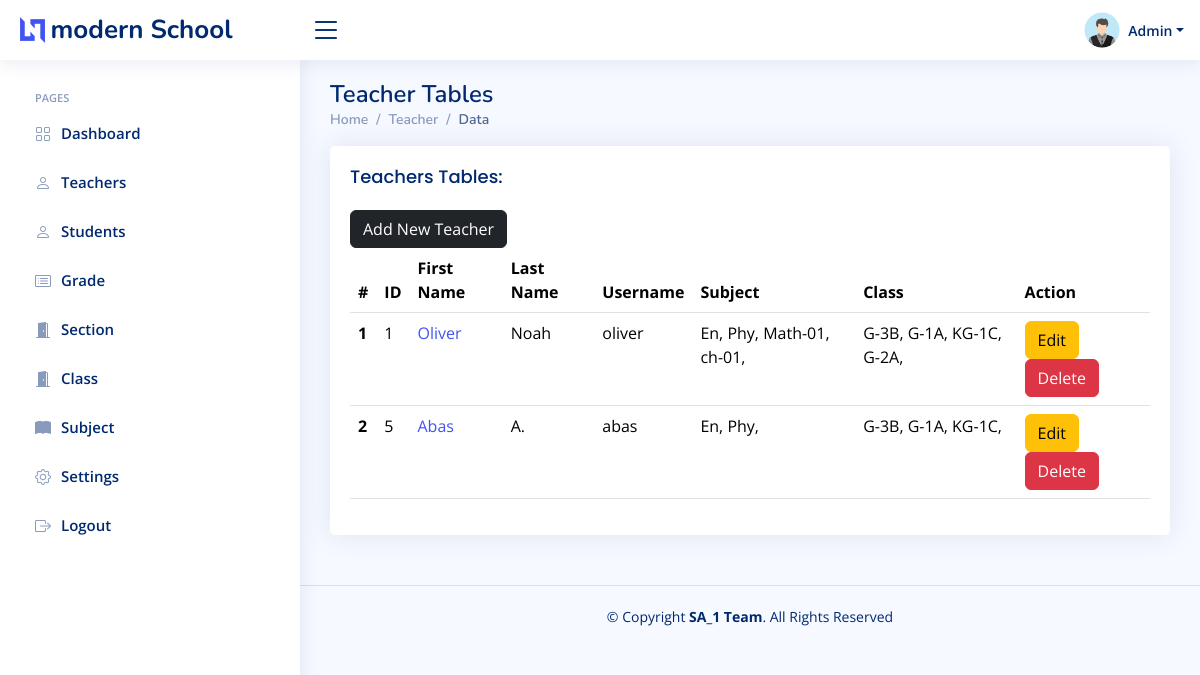
The page /admin/teacher1.php (signed in) on the database its author committed.
### tables this page shows
CREATE TABLE `setting` (
  `id` int(11) NOT NULL,
  `current_year` int(11) NOT NULL,
  `current_semester` varchar(11) NOT NULL,
  `school_name` varchar(100) NOT NULL,
  `slogan` varchar(300) NOT NULL,
  `about` text NOT NULL
);

CREATE TABLE `teachers` (
  `teacher_id` int(11) NOT NULL,
  `username` varchar(127) NOT NULL,
  `password` varchar(255) NOT NULL,
  `class` varchar(31) NOT NULL,
  `fname` varchar(127) NOT NULL,
  `lname` varchar(127) NOT NULL,
  `subjects` varchar(31) NOT NULL,
  `address` varchar(31) NOT NULL,
  `employee_number` int(11) NOT NULL,
  `date_of_birth` date DEFAULT NULL,
  `phone_number` varchar(31) NOT NULL,
  `qualification` varchar(127) NOT NULL,
  `gender` varchar(7) NOT NULL,
  `email_address` varchar(255) NOT NULL,
  `date_of_joined` datetime NOT NULL DEFAULT current_timestamp()
);

### data/setting.php (called while the page is built)
<?php
function getSetting($conn){
   $sql = "SELECT * FROM setting";
   $stmt = $conn->prepare($sql);
   $stmt->execute();
   if ($stmt->rowCount() == 1) {
     $settings = $stmt->fetch();
     return $settings;
   }else {
    return 0;
   }
}
?>

### admin/data/teacher.php (called while the page is built, shortened)
<?php
function getAllTeachers($conn){
   $sql = "SELECT * FROM teachers";
   $stmt = $conn->prepare($sql);
   $stmt->execute();
   if ($stmt->rowCount() >= 1) {
     $teachers = $stmt->fetchAll();
     return $teachers;
   }else {
   	return 0;
   }
}

### admin/data/subject.php (called while the page is built, shortened)
<?php
function getSubjectById($subject_id, $conn){
   $sql = "SELECT * FROM subjects
           WHERE subject_id=?";
   $stmt = $conn->prepare($sql);
   $stmt->execute([$subject_id]);
   if ($stmt->rowCount() == 1) {
     $subject = $stmt->fetch();
     return $subject;
   }else {
   	return 0;
   }
}
 ?>

### admin/data/class.php (called while the page is built, shortened)
<?php
function getClassById($class_id, $conn){
   $sql = "SELECT * FROM class
           WHERE class_id=?";
   $stmt = $conn->prepare($sql);
   $stmt->execute([$class_id]);
   if ($stmt->rowCount() == 1) {
     $class = $stmt->fetch();
     return $class;
   }else {
    return 0;
   }
}

### admin/data/grade.php (called while the page is built, shortened)
<?php
function getGradeById($grade_id, $conn){
   $sql = "SELECT * FROM grades
           WHERE grade_id=?";
   $stmt = $conn->prepare($sql);
   $stmt->execute([$grade_id]);
   if ($stmt->rowCount() == 1) {
     $grade = $stmt->fetch();
     return $grade;
   }else {
    return 0;
   }
}

### admin/data/section.php (called while the page is built, shortened)
<?php
function getSectioById($section_id, $conn){
   $sql = "SELECT * FROM section
           WHERE section_id=?";
   $stmt = $conn->prepare($sql);
   $stmt->execute([$section_id]);
   if ($stmt->rowCount() == 1) {
     $section = $stmt->fetch();
     return $section;
   }else {
    return 0;
   }
}

### admin/teacher1.php (the view, shortened to what this page needs)
<?php
if (isset($_SESSION['admin_id']) &&
isset($_SESSION['role'])) {
if ($_SESSION['role'] == 'Admin') {
include "../DB_connection.php";
include "data/teacher.php";
include "data/subject.php";
include "data/grade.php";
include "data/class.php";
include "data/section.php";
$teachers = getAllTeachers($conn);
?>
<!DOCTYPE html>
<html lang="en">
<head>
    <link href="assets/vendor/bootstrap/css/bootstrap.min.css" rel="stylesheet">
    <link href="assets/vendor/bootstrap-icons/bootstrap-icons.css" rel="stylesheet">
    <link href="assets/vendor/boxicons/css/boxicons.min.css" rel="stylesheet">
    <link href="assets/vendor/quill/quill.snow.css" rel="stylesheet">
    <link href="assets/vendor/quill/quill.bubble.css" rel="stylesheet">
    <link href="assets/vendor/remixicon/remixicon.css" rel="stylesheet">
    <link href="assets/vendor/simple-datatables/style.css" rel="stylesheet">
    <link href="assets/css/style.css" rel="stylesheet">
</head>
<body>
    <?php
    include "inc/header.php";
    ?>
    <?php
    include "inc/sidebar.php";
    ?>
    <main id="main" class="main">
        <div class="pagetitle">
            <h1>Teacher Tables</h1>
            <nav>
                <ol class="breadcrumb">
                    <li class="breadcrumb-item"><a href="index1.php">Home</a></li>
                    <li class="breadcrumb-item">Teacher</li>
                    <li class="breadcrumb-item active">Data</li>
                </ol>
            </nav>
        </div>
        <section class="section">
            <div class="row">
                <div class="col-lg-12">
                    <div class="card">
                        <div class="card-body">
                            <h5 class="card-title">Teachers Tables: </h5>
                            <table class="table datatable">
                                <a href="teacher-add1.php"
                                   class="btn btn-dark">Add New Teacher</a>
                                <thead>
                                    <tr>
                                        <th scope="col">#</th>
                                        <th scope="col">ID</th>
                                        <th scope="col">First Name</th>
                                        <th scope="col">Last Name</th>
                                        <th scope="col">Username</th>
                                        <th scope="col">Subject</th>
                                        <th scope="col">Class</th>
                                        <th scope="col">Action</th>
                                    </tr>
                                </thead>
                                <tbody>
                                <?php
                                if ($teachers != 0) {
                                $i = 0; foreach ($teachers as $teacher ) {
                                    $i++;  ?>
                                    <tr>
                                        <th scope="row"><?=$i?></th>
                                        <td><?=$teacher['teacher_id']?></td>
                                        <td><a href="teacher-view1.php?teacher_id=<?=$teacher['teacher_id']?>">
                                                <?=$teacher['fname']?></a></td>
                                        <td><?=$teacher['lname']?></td>
                                        <td><?=$teacher['username']?></td>
                                        <td>
                                            <?php
                                            $s = '';
                                            $subjects = str_split(trim($teacher['subjects']));
                                            foreach ($subjects as $subject) {
                                                $s_temp = getSubjectById($subject, $conn);
                                                if ($s_temp != 0)
                                                    $s .=$s_temp['subject_code'].', ';
                                            }
                                            echo $s;
                                            ?>
                                        </td>
                                        <td>
                                            <?php
                                            $c = '';
                                            $classes = str_split(trim($teacher['class']));
                                            foreach ($classes as $class_id) {
                                                $class = getClassById($class_id, $conn);
                                                $c_temp = getGradeById($class['grade'], $conn);
                                                $section = getSectioById($class['section'], $conn);
                                                if ($c_temp != 0)
                                                    $c .=$c_temp['grade_code'].'-'.
                                                        $c_temp['grade'].$section['section'].', ';
                                            }
                                            echo $c;
                                            ?>
                                        </td>
                                        <td>
                                            <a href="teacher-edit1.php?teacher_id=<?=$teacher['teacher_id']?>"
                                               class="btn btn-warning">Edit</a>
                                            <a href="teacher-delete.php?teacher_id=<?=$teacher['teacher_id']?>"
                                               class="btn btn-danger">Delete</a>
                                        </td>
                                    </tr>
                                <?php }} ?>
                                </tbody>
                            </table>
                        </div>
                    </div>
                </div>
            </div>
        </section>
    </main>
    <?php
    include "inc/footer.php";
    ?>
</body>
</html><?php
}else {
    header("Location: ../login.php");
    exit;
}
}else {
    header("Location: ../login.php");
    exit;
}
?>

### admin/inc/header.php (shortened to what this page needs)
<?php
include "../data/setting.php";
$setting = getSetting($conn);
if ($setting != 0) {
?>
<header id="header" class="header fixed-top d-flex align-items-center">
    <div class="d-flex align-items-center justify-content-between">
        <a href="../index.php" class="logo d-flex align-items-center">
            <img src="assets/img/logo.png" alt="">
            <span class="d-none d-lg-block"><?=$setting['school_name']?></span>
        </a>
        <i class="bi bi-list toggle-sidebar-btn"></i>
    </div>
    <nav class="header-nav ms-auto">
        <ul class="d-flex align-items-center">
            <li class="nav-item dropdown pe-3">
                <a class="nav-link nav-profile d-flex align-items-center pe-0" href="#" data-bs-toggle="dropdown">
                    <img src="../img/student-male.png"  alt="Profile" class="rounded-circle">
                    <span class="d-none d-md-block dropdown-toggle ps-2">Admin</span>
                </a>
            </li>
        </ul>
    </nav>
</header>
<?php }else {
    header("Location: login.php");
    exit;
}  ?>

### admin/assets/css/style.css (style rules this page uses)
:root { scroll-behavior: smooth; }
body { font-family: "Open Sans", sans-serif; background: #f6f9ff; color: #444444; }
a { color: #4154f1; text-decoration: none; }
h1, h2, h3, h4, h5, h6 { font-family: "Nunito", sans-serif; }
#main { margin-top: 60px; padding: 20px 30px; transition: all 0.3s; }
.pagetitle { margin-bottom: 10px; }
.pagetitle h1 { font-size: 24px; margin-bottom: 0; font-weight: 600; color: #012970; }
.card { margin-bottom: 30px; border: none; border-radius: 5px; box-shadow: 0px 0 30px rgba(1, 41, 112, 0.1); }
.card-title { padding: 20px 0 15px 0; font-size: 18px; font-weight: 500; color: #012970; font-family: "Poppins", sans-serif; }
.card-body { padding: 0 20px 20px 20px; }
.breadcrumb { font-size: 14px; font-family: "Nunito", sans-serif; color: #899bbd; font-weight: 600; }
.breadcrumb a { color: #899bbd; transition: 0.3s; }
.breadcrumb .breadcrumb-item::before { color: #899bbd; }
.breadcrumb .active { color: #51678f; font-weight: 600; }
.logo { line-height: 1; }
@media (min-width: 1200px) { .logo { width: 280px; } }
.logo img { max-height: 26px; margin-right: 6px; }
.logo span { font-size: 26px; font-weight: 700; color: #012970; font-family: "Nunito", sans-serif; }
.header { transition: all 0.5s; z-index: 997; height: 60px; box-shadow: 0px 2px 20px rgba(1, 41, 112, 0.1); background-color: #fff; padding-left: 20px; }
.header .toggle-sidebar-btn { font-size: 32px; padding-left: 10px; cursor: pointer; color: #012970; }
.header-nav ul { list-style: none; }
.header-nav>ul { margin: 0; padding: 0; }
.header-nav .nav-profile { color: #012970; }
.header-nav .nav-profile img { max-height: 36px; }
.header-nav .nav-profile span { font-size: 14px; font-weight: 600; }
@media (min-width: 1200px) { #main, #footer { margin-left: 300px; } }

### rows shown on the page
setting: school_name "modern School"
teachers: teacher_id "1", fname "Oliver", lname "Noah", username "oliver", s "En, Phy, Math-01, ch-01,", c "G-3B, G-1A, KG-1C, G-2A,"
teachers: teacher_id "5", fname "Abas", lname "A.", username "abas", s "En, Phy,", c "G-3B, G-1A, KG-1C,"
